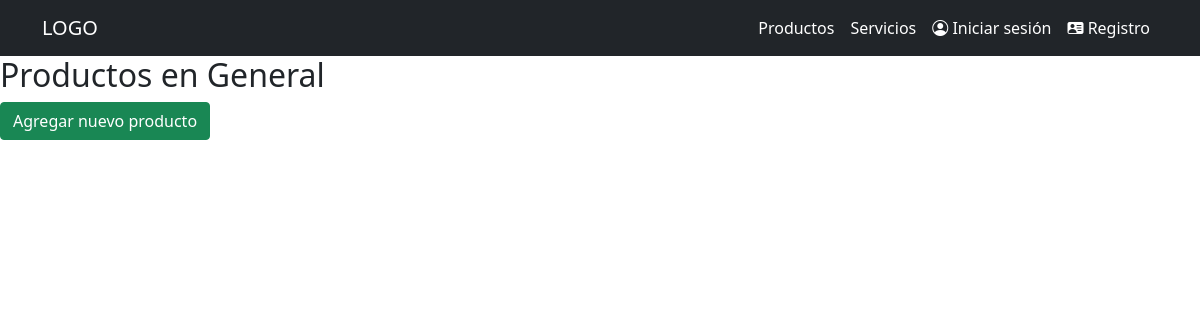
The page /prod/ on the database as committed earlier.
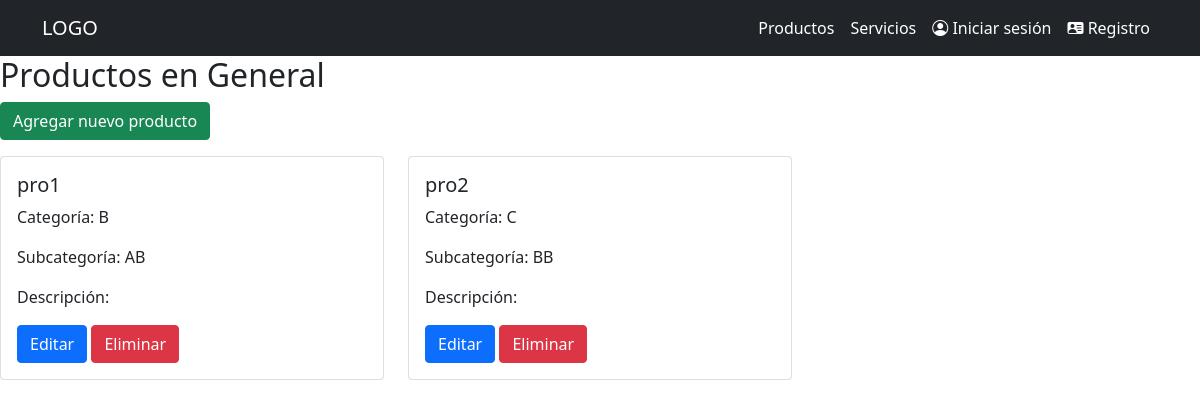
The same page on the database as committed later.
### producto/models.py (models this page shows, shortened)
class Producto(models.Model):
    TAMAÑO_CHOICES = [
        ('GRANDE', 'Grande'),
        ('MEDIANO', 'Mediano'),
        ('MINI', 'Mini'),
    ]
    COLOR_CHOICES = [
        ('NEGRO', 'Negro'),
        ('DORADO', 'Dorado'),
        ('PLATEADO', 'Plateado'),
    ]
    ENVIO_CHOICES = [
        ('SI', 'Sí'),
        ('NO', 'No'),
    ]
    TIEMPO_ENTREGA_CHOICES = [
        ('8 H', '8 horas'),
        ('12 H', '12 horas'),
        ('24 H', '24 horas'),
        ('26 H', '26 horas'),
    ]
    nombre = models.CharField(max_length=100)
    negocio = models.ForeignKey(Negocio, on_delete=models.CASCADE)
    categoria = models.OneToOneField(Categoria, on_delete=models.CASCADE)
    subcategoria = models.OneToOneField(Subcategoria, on_delete=models.CASCADE)
    tamaño = models.CharField(max_length=10, choices=TAMAÑO_CHOICES)

### inventario/models.py (models this page shows)
class Categoria(models.Model):
    nombre=models.CharField(max_length=100)
    rubro=models.ForeignKey(Rubro,on_delete=models.CASCADE,related_name='categoria',blank=True,default=1)
    def __str__(self):
        return self.nombre

class Subcategoria(models.Model):
    nombre_subcategoria = models.CharField(max_length=100)
    categoria = models.ForeignKey(Categoria, on_delete=models.CASCADE, related_name='subcategorias',blank=True)
    def __str__(self):
        return self.nombre_subcategoria

### producto/views.py (the view)
# urls.py: 2. Add a URL to urlpatterns:  path('', views.home, name='home')
def home(request):
    productosListados = Producto.objects.all()
    messages.success(request, '¡Productos listados!')
    return render(request, "productos/gestionProductos.html", {"productos": productosListados})

### templates/productos/gestionProductos.html (shortened to what this page needs)
{% extends "base.html" %}
{% block body %}
<h2>Productos en General</h2>
<a class="btn btn-success mb-3" href="{% url 'registrarProducto' %}">Agregar nuevo producto</a>
<div class="row">
    {% for producto in productos %}
    <div class="col-md-4">
        <div class="card mb-4">
            <div class="card-body">
                <h5 class="card-title">{{ producto.nombre }}</h5>
                <p class="card-text">Categoría: {{ producto.categoria }}</p>
                <p class="card-text">Subcategoría: {{ producto.subcategoria }}</p>
                <p class="card-text">Descripción: {{ producto.descripcion }}</p>
                <a href="{% url 'edicionProducto' producto.id %}" class="btn btn-primary">Editar</a>
                <a href="{% url 'eliminarProducto' producto.id %}" class="btn btn-danger">Eliminar</a>
            </div>
        </div>
    </div>
    {% endfor %}
</div>
{% endblock %}

### perfil/templates/base.html (shortened to what this page needs)
<!DOCTYPE html>
<html lang="es">
<head>
    <link href="https://cdn.jsdelivr.net/npm/bootstrap@5.0.2/dist/css/bootstrap.min.css" rel="stylesheet">
    <link href="https://cdn.jsdelivr.net/npm/bootstrap-icons@1.10.5/font/bootstrap-icons.css" rel="stylesheet">
</head>
<body>
    <header class="site-navbar navbar navbar-expand-lg navbar-light bg-dark" role="banner">
        <div class="container">
            <a class="navbar-brand font-weight-bold text-white" href="/">LOGO</a>
            <div class="collapse navbar-collapse justify-content-end" id="navbarNav">
                <ul class="navbar-nav ml-auto">
                    <li class="nav-item">
                        <a class="nav-link text-white" href="#">Productos</a>
                    </li>
                    <li class="nav-item">
                        <a class="nav-link text-white" href="#">Servicios</a>
                    </li>
                    <li class="nav-item">
                        <a class="nav-link text-white" href="{% url 'login' %}">
                            <i class="bi bi-person-circle"></i>
                            Iniciar sesión
                        </a>
                    </li>
                    <li class="nav-item">
                        <a class="nav-link text-white" href="{% url 'registro' %}">
                            <i class="bi bi-person-vcard-fill"></i>
                            Registro
                        </a>
                    </li>
                </ul>
            </div>
        </div>
    </header>
    {% block body %}
    {% endblock %}
</body>
</html>

Rows that differ between the two databases and show on the page:
added Producto: nombre "pro1", categoria "B", subcategoria "AB"
added Producto: nombre "pro2", categoria "C", subcategoria "BB"
